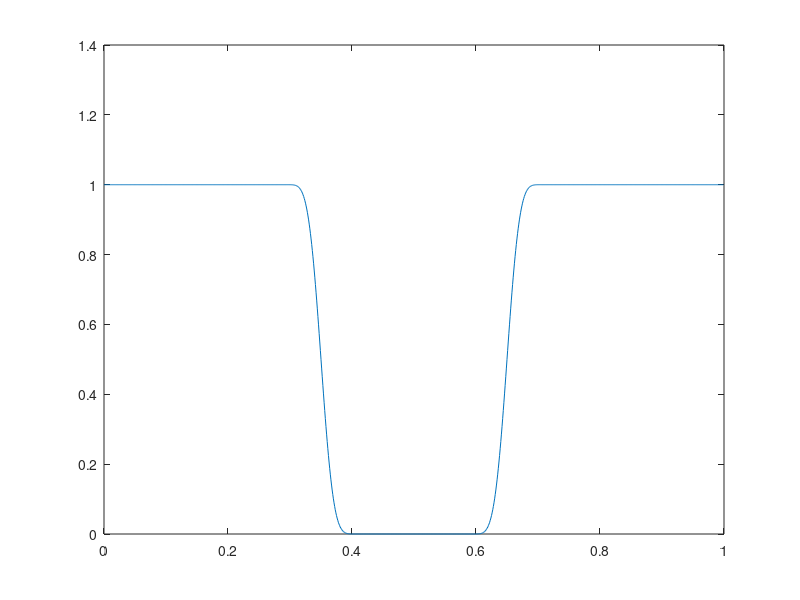

The MATLAB source for this figure:
%% LP
clear all; close all; clc;

L = 129;
w_s1 = 0.4*pi;
w_p1 = 0.3*pi;

w_c = (w_s1+w_p1)/2;

[~, ~, beta, ~] = kaiserord([w_p1 w_s1], [1 0], [0.0002 0.00001], 2*pi);
win = kaiser(L, beta)';

N = L - 1;
n = 0:N;

h_LP = w_c/pi*sinc(w_c*(n-0.5*N)/pi);
h_LP = h_LP.*win;

%% HP

w_s2 = 0.6*pi;
w_p2 = 0.7*pi;

w_c = (w_s2+w_p2)/2;

[~, ~, beta, ~] = kaiserord([w_s2 w_p2], [0 1], [0.00001 0.0002], 2*pi);
win = kaiser(L, beta)';

N = L - 1;
n = 0:N;

dlt = zeros(size(n));
dlt(N/2+1) = 1;
h_HP = dlt - w_c/pi*sinc(w_c*(n-0.5*N)/pi);
h_HP = h_HP.*win;

%% bandstop

h = h_LP + h_HP;
[H, w] = freqz(h,1,1000);
figure; plot(w/pi, abs(H));